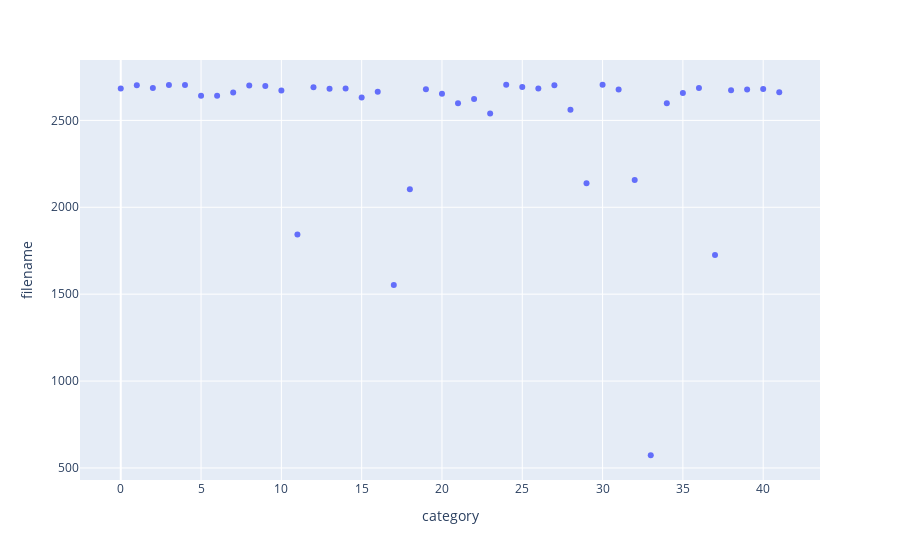

Notebook code cell kept with this figure:
### Code cell
fig = px.scatter(gp,x='category', y='filename')
fig.show()

### Figure 1 — Plotly figure (JSON) as saved in the notebook; plotly's stock layout.template omitted (floating-point values rounded to 4 significant figures)
{"data": [{"hovertemplate": "category=%{x}<br>filename=%{y}<extra></extra>", "legendgroup": "", "marker": {"color": "#636efa", "symbol": "circle"}, "mode": "markers", "name": "", "orientation": "v", "showlegend": false, "type": "scatter", "x": [0, 1, 2, 3, 4, 5, 6, 7, 8, 9, 10, 11, 12, 13, 14, 15, 16, 17, 18, 19, 20, 21, 22, 23, 24, 25, 26, 27, 28, 29, 30, 31, 32, 33, 34, 35, 36, 37, 38, 39, 40, 41], "xaxis": "x", "y": [2683, 2702, 2687, 2703, 2703, 2641, 2641, 2660, 2700, 2698, 2672, 1843, 2691, 2682, 2684, 2632, 2665, 1553, 2103, 2679, 2653, 2598, 2623, 2540, 2705, 2692, 2684, 2702, 2561, 2138, 2705, 2677, 2157, 573, 2599, 2658, 2686, 1725, 2673, 2678, 2681, 2662], "yaxis": "y"}], "layout": {"legend": {"tracegroupgap": 0}, "margin": {"t": 60}, "xaxis": {"anchor": "y", "domain": [0, 1], "title": {"text": "category"}}, "yaxis": {"anchor": "x", "domain": [0, 1], "title": {"text": "filename"}}}}
